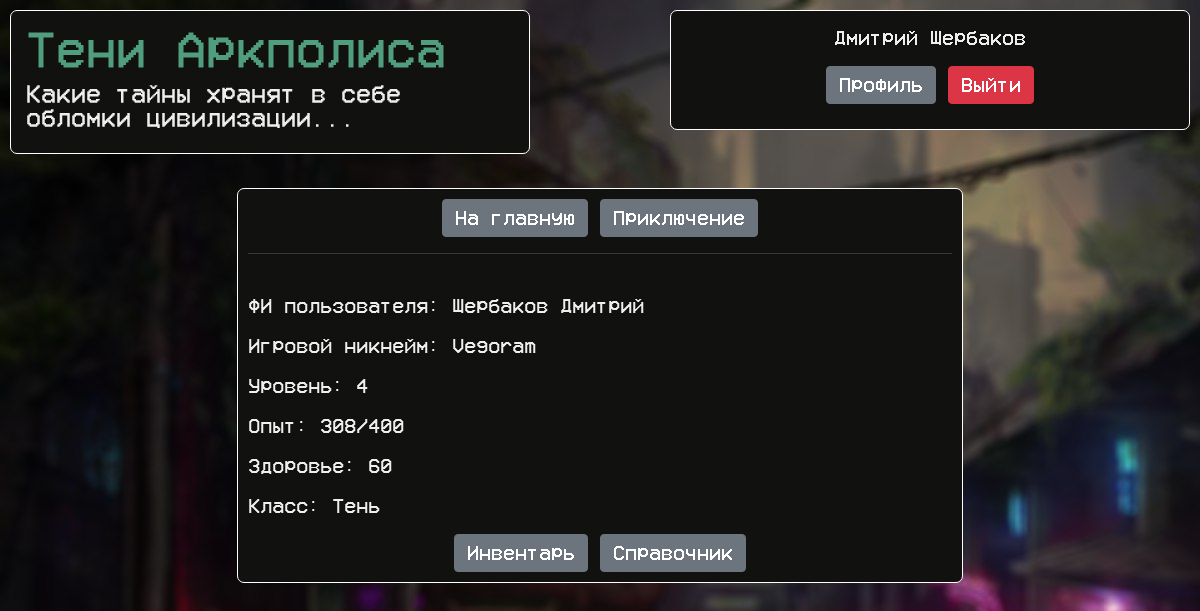
Screenshot of /profile (signed in) with the database file from the repository.
### data/models/player.py (models this page shows, shortened)
class Player(SqlAlchemyBase, UserMixin):
    __tablename__ = 'players'
    id = sqlalchemy.Column(sqlalchemy.Integer, nullable=False, primary_key=True, autoincrement=True)
    email = sqlalchemy.Column(sqlalchemy.String, nullable=False, unique=True)
    name = sqlalchemy.Column(sqlalchemy.String, nullable=False)
    surname = sqlalchemy.Column(sqlalchemy.String, nullable=False)
    password = sqlalchemy.Column(sqlalchemy.String)
    nickname = sqlalchemy.Column(sqlalchemy.String, nullable=False)
    inventory = sqlalchemy.Column(sqlalchemy.String, nullable=True)
    equipped = sqlalchemy.Column(sqlalchemy.String, nullable=True)
    money = sqlalchemy.Column(sqlalchemy.Integer, nullable=False)
    location = sqlalchemy.Column(sqlalchemy.String, nullable=False)
    player_class = sqlalchemy.Column(sqlalchemy.Integer, sqlalchemy.ForeignKey('player_classes.id'), nullable=False)
    hp = sqlalchemy.Column(sqlalchemy.String, nullable=False)
    level = sqlalchemy.Column(sqlalchemy.String, nullable=False)

### data/models/player_class.py (models this page shows)
class PlayerClass(SqlAlchemyBase):
    __tablename__ = 'player_classes'
    id = sqlalchemy.Column(sqlalchemy.Integer, nullable=False, primary_key=True, autoincrement=True)
    name = sqlalchemy.Column(sqlalchemy.String, nullable=False)

### main.py (the view)
@app.route('/profile')  # Страница с профилем игрока
@login_required
def profile():
    db_sess = db_session.create_session()
    name = current_user.surname + ' ' + current_user.name
    nickname = current_user.nickname
    exp, level = tuple(current_user.level.split('-'))
    health = current_user.hp
    player_class = db_sess.query(PlayerClass).filter(PlayerClass.id == current_user.player_class).first().name
    return render_template('profile_page.html', heading='Профиль', name=name, nickname=nickname,
                           level=level, exp=exp, health=health, player_class=player_class)

### data/db_session.py (called while the page is built)
def create_session() -> Session:
    global __factory
    return __factory()

### main.py (called while the page is built)
@login_manager.user_loader
def load_user(player_id):
    db_sess = db_session.create_session()
    return db_sess.query(Player).get(player_id)

### templates/profile_page.html
{% extends "basic_template.html" %}
{% block content %}
<br><br>
<div align="center" class="centred_div">
    <a class="btn btn-secondary" href="/" role="button">На главную</a>
    <a class="btn btn-secondary" href="/adventure" role="button">Приключение</a>
    <br><hr><br>
    <p align="left">ФИ пользователя: {{ name }}</p>
    <p align="left">Игровой никнейм: {{ nickname }}</p>
    <p align="left">Уровень: {{ level }}</p>
    <p align="left">Опыт: {{ exp }}</p>
    <p align="left">Здоровье: {{ health }}</p>
    <p align="left">Класс: {{ player_class }}</p>
    <a class="btn btn-secondary" href="/inventory" role="button">Инвентарь</a>
    <a class="btn btn-secondary" href="/guide">Справочник</a>
</div>
{% endblock %}

### templates/basic_template.html (shortened to what this page needs)
<!DOCTYPE html>
<html lang="en">
<head>
    <link href="https://cdn.jsdelivr.net/npm/bootstrap@5.1.3/dist/css/bootstrap.min.css" rel="stylesheet"
>
    <link rel="stylesheet" type="text/css" href="../static/css/main_style.css" />
</head>
<body>
    <header>
        <div class="header_div">
            <h1 class="heading_text">Тени Аркполиса</h1>
            <h5>Какие тайны хранят в себе обломки цивилизации...</h5>
        </div>
        <div class="user_div" align="center">
            {% if current_user.is_authenticated %}
                <p>{{ current_user.name }} {{ current_user.surname }}</p>
                <a class="btn btn-secondary" href="/profile">Профиль</a>
                <a class="btn btn-danger" href="/logout">Выйти</a>
            {% else %}
                <br>
                <a class="btn btn-success" href="/register">Зарегистрироваться</a>
                <a class="btn btn-primary" href="/login">Войти</a>
            {% endif %}
        </div>
    </header>
    <main role="main" class="container">
        {% block content %}{% endblock %}
    </main>
</body>
</html>

### static/css/main_style.css (style rules this page uses)
body { background-image: url(../img/background.jpg); background-repeat: no-repeat; background-attachment: fixed; font-family: 'CustomFont'; color: #eeeeee; }
div { background-color: #111110; min-width: 520px; width: 65%; border-radius: 7px; border: 1px solid #ffffff; padding: 10px; }
hr { border: none; color: #99b7a0; background-color: #99b7a0; height: 1px; }
h1 { font-size: 40px; }
.centred_div { margin-left: auto; margin-right: auto; }
.heading_text { color: #519e7f; }
.header_div { width: 33%; min-height: 120px; padding: 15px; float: left; margin-left: 10px; }
.user_div { display: block; margin-left: auto; width: 25%; min-height: 120px; padding: 15px; margin-top: 10px; margin-right: 10px; margin-bottom: 10px; }

### rows the page displays
Player: name "Дмитрий", surname "Щербаков", nickname "Vegoram", hp "60"
PlayerClass: name "Тень"

### other values shown
{{ name }} "Щербаков Дмитрий"
{{ level }} "4"
{{ exp }} "308/400"
